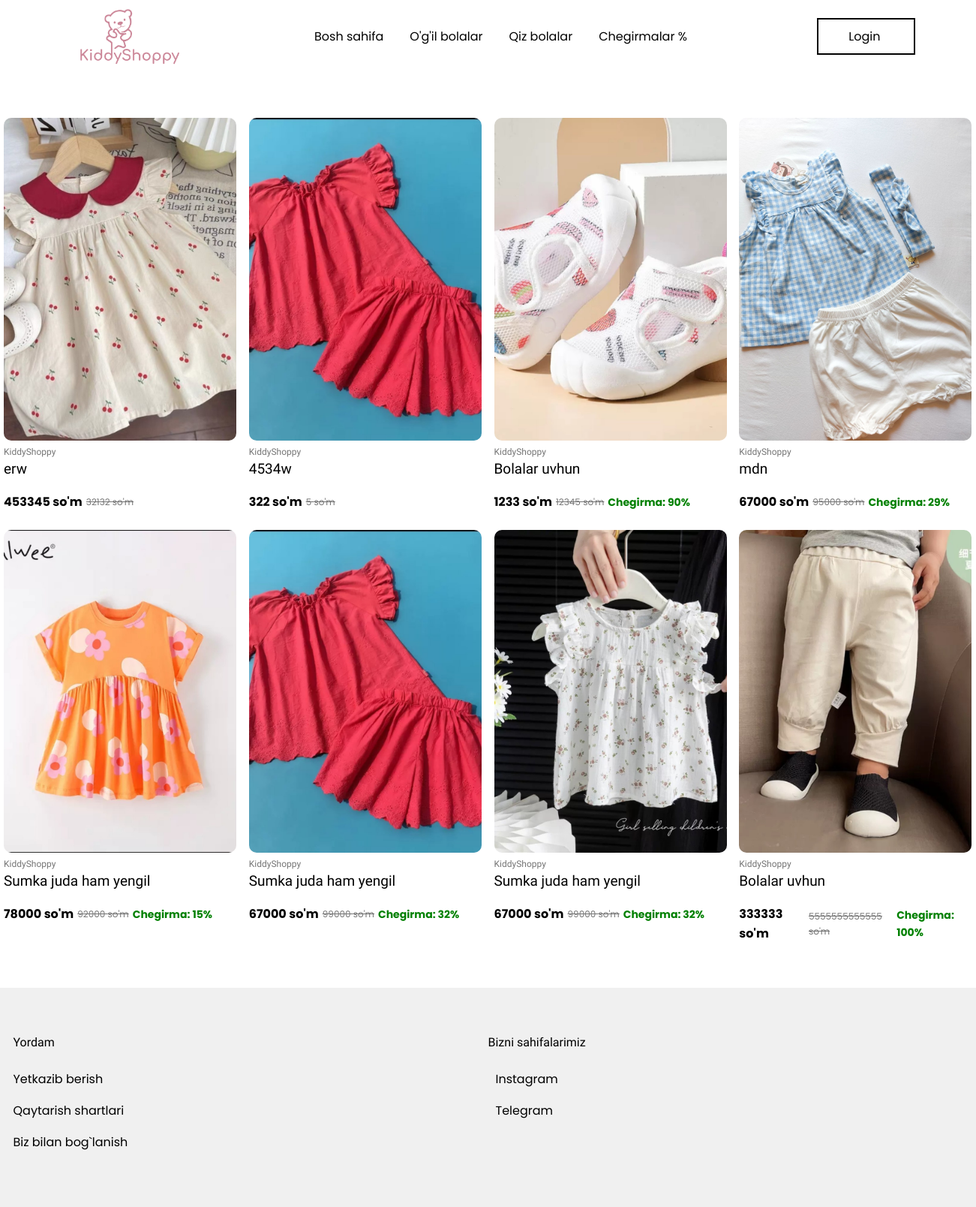
Page /skidkalar/ on the committed database.
### base/models.py (models this page shows, shortened)
class Main_Kiyim(models.Model):
    YOSH_CHOICES = [
        ('1', '1 oylik'),
        ('2', '2 oylik'),
        ('3', '3 oylik'),
        ('4', '4 oylik'),
        ('5', '5 oylik'),
        ('6', '6 oylik'),
        ('7', '7 oylik'),
        ('8', '8 oylik'),
        ('9', '9 oylik'),
        ('9', '9 oylik'),
        ('10', '10 oylik'),             # ✅ Qo‘shildi
        ('11', '11 oylik'),             # ✅ Qo‘shildi
        ('12', '12 oylik'),             # ✅ Qo‘shildi
        ('13', '1 yosh'),               # ✅
        ('14', '2 yosh'),               # ✅
        ('15', '3 yosh'),
        ('16', '4 yosh'),
    ]
    yoshi = models.CharField(
        max_length=2,
        choices=YOSH_CHOICES,
        blank=True,
        null=True,
        verbose_name="Bolalar yoshi"
    )
    GENDER_CHOICES = [
        ('qiz', 'Qiz bola'),
        ('ogil', 'O‘g‘il bola'),
    ]
    jinsi = models.CharField(
        max_length=5,
        choices=GENDER_CHOICES,
        default='qiz',
        verbose_name="Jinsi",
        help_text="Qiz bola yoki o‘g‘il bola uchun"
    )
    BALAND_CHOICES = [
    ('40', '40 sm'),
    ('45', '45 sm'),
    ('50', '50 sm'),
    ('55', '55 sm'),
    ('60', '60 sm'),
    ('65', '65 sm'),
    ('70', '70 sm'),
]
    KG_CHOICES = [
    ('2', '2 kg'),
    ('2.5', '2.5 kg'),
    ('3', '3 kg'),
    ('3.5', '3.5 kg'),
    ('4', '4 kg'),
    ('4.5', '4.5 kg'),
    ('5', '5 kg'),
    ]
    pre_balandligi = models.CharField("PRE balandligi", max_length=50,     choices=BALAND_CHOICES, blank=True, null=True)
    pre_kilogrami = models.CharField("PRE kilogrami", max_length=50, choices=KG_CHOICES,    blank=True, null=True)
    nb_balandligi = models.CharField("NB balandligi", max_length=50, choices=BALAND_CHOICES,    blank=True, null=True)
    nb_kilogrami = models.CharField("NB kilogrami", max_length=50, choices=KG_CHOICES,  blank=True, null=True)
    m3_balandligi = models.CharField("3M balandligi", max_length=50, choices=BALAND_CHOICES,    blank=True, null=True)
    m3_kilogrami = models.CharField("3M kilogrami", max_length=50, choices=KG_CHOICES,  blank=True, null=True)
    m6_balandligi = models.CharField("6M balandligi", max_length=50, choices=BALAND_CHOICES,    blank=True, null=True)
    m6_kilogrami = models.CharField("6M kilogrami", max_length=50, choices=KG_CHOICES,  blank=True, null=True)
    m9_balandligi = models.CharField("9M balandligi", max_length=50, choices=BALAND_CHOICES,    blank=True, null=True)
    m9_kilogrami = models.CharField("9M kilogrami", max_length=50, choices=KG_CHOICES,  blank=True, null=True)
    main_img = models.ImageField(upload_to='kiyimlar/', blank=True, null=True)
    birinchi_img = models.ImageField(upload_to='kiyimlar/', blank=True, null=True)
    ikkinchi_img = models.ImageField(upload_to='kiyimlar/', blank=True, null=True)
    uchinchi_img = models.ImageField(upload_to='kiyimlar/', blank=True, null=True)
    tortinchi_img = models.ImageField(upload_to='kiyimlar/', blank=True, null=True)
    beshinchi_img = models.ImageField(upload_to='kiyimlar/', blank=True, null=True)
    oltinchi_img = models.ImageField(upload_to='kiyimlar/', blank=True, null=True)
    tavsifi = models.CharField(max_length=100)
    narhi = models.PositiveIntegerField()
    skidkasi = models.PositiveIntegerField(
    blank=True,
    null=True,
    verbose_name="Chegirma (%)",
    help_text="Chegirma foizi, agar yo'q bo‘lsa bo‘sh qoldiring"
    )
    kiyim_haqida = models.TextField(null=True, blank=True)
    birinchi_xususiyati = models.CharField(max_length=50, null=True, blank=True)
    ikkinchi_xususiyati = models.CharField(max_length=50, null=True, blank=True)
    uchunchi_xususiyati = models.CharField(max_length=50, null=True, blank=True)
    tortinchi_xususiyati = models.CharField(max_length=50, null=True, blank=True)
    beshinchi_xususiyati = models.CharField(max_length=50, null=True, blank=True)
    oltinchi_xususiyati = models.CharField(max_length=50, null=True, blank=True)
    class Meta:
        verbose_name = "Asosiy kiyim"
        verbose_name_plural = "Asosiy kiyimlar"
        ordering = ['-id']
    @property
    def chegirma_foizi(self):
        if self.narhi and self.skidkasi and self.skidkasi > self.narhi:
            return round(((self.skidkasi - self.narhi) / self.skidkasi) * 100)
        return 0

### base/views.py (the view)
# urls.py: path('skidkalar/', skidkali_kiyimlar_view, name='skidkali_kiyimlar'),
def skidkali_kiyimlar_view(request):
    kiyimlar = Main_Kiyim.objects.filter(skidkasi__isnull=False)
    return render(request, 'skidka_kiyimlar.html', {'kiyimlar': kiyimlar})

### base/templates/skidka_kiyimlar.html (shortened to what this page needs)
{% extends 'base.html' %}
{% load static %}
{% block content %}
<body>
    <div class="products">
        {% for kiyim in kiyimlar %}
        <div class="product_card">
            <a href="{% url 'detail' kiyim.id %}">
                <div class="product_card_info">
                    <img src="{{ kiyim.main_img.url }}" alt="baby-clothes" width="310" height="400">
                    <h4>KiddyShoppy</h4>
                    <h3>{{ kiyim.tavsifi }}</h3>
                    <div class="product_card_info_price">
                        <p class="new_price">{{ kiyim.narhi }} so'm</p>
                        <p class="old_price">{{ kiyim.skidkasi }} so'm</p>
                         {% if kiyim.chegirma_foizi > 0 %}
                    <p style="color: green; font-size: 14px; margin-left: 5px; font-weight: bold;">
                         Chegirma: {{ kiyim.chegirma_foizi }}%
                    </p>
                    {% endif %}
                    </div>
                </div>
            </a>
        </div>
        {% empty %}
        <p>Bu toifada kiyimlar topilmadi.</p>
        {% endfor %}
    </div>
</body>
{% endblock %}

### base/templates/navigation.html (style rules this page uses)
a { display: inline-block; text-decoration: none; color: #000; }

### base/templates/skidka_kiyimlar.html (style rules this page uses)
* { margin: 0; padding: 0; box-sizing: border-box; }
body { font-family: "Poppins", sans-serif; line-height: 1.6; }
h1, h2, h3, h4 { font-family: "League Spartan", serif; }
a { display: inline-block; text-decoration: none; color: #000; }
.products { width: 1291px; margin: 0 auto; padding-block: 60px; display: grid; grid-template-columns: repeat(4, minmax(0, 1fr)); grid-row-gap: 24px; grid-column-gap: 16px; }
.product_card { width: 310px; }
.product_card_info img { object-fit: cover; object-position: 50%; height: 430px; border-radius: 10px; }
.product_card_info h4 { font-size: 12px; font-weight: 500; line-height: 1.2; color: #757575; margin: 8px 0 5px; }
.product_card_info h3 { font-size: 19px; font-weight: inherit; line-height: 1.2; min-height: 42px; }
.product_card_info_price { display: flex; align-items: center; }
.new_price { font-weight: 700; margin-inline-end: 5px; }
.old_price { font-size: 12px; color: #757575; text-decoration: line-through; }

### rows in the picture
Main_Kiyim: main_img (picture), tavsifi "erw", narhi "453345", skidkasi "32132"
Main_Kiyim: main_img (picture), tavsifi "4534w", narhi "322", skidkasi "5"
Main_Kiyim: main_img (picture), tavsifi "Bolalar uvhun", narhi "1233", skidkasi "12345", chegirma_foizi "90"
Main_Kiyim: main_img (picture), tavsifi "mdn", narhi "67000", skidkasi "95000", chegirma_foizi "29"
Main_Kiyim: main_img (picture), tavsifi "Sumka juda ham yengil", narhi "78000", skidkasi "92000", chegirma_foizi "15"
Main_Kiyim: main_img (picture), tavsifi "Sumka juda ham yengil", narhi "67000", skidkasi "99000", chegirma_foizi "32"
Main_Kiyim: main_img (picture), tavsifi "Sumka juda ham yengil", narhi "67000", skidkasi "99000", chegirma_foizi "32"
Main_Kiyim: main_img (picture), tavsifi "Bolalar uvhun", narhi "333333", skidkasi "5555555555555", chegirma_foizi "100"
